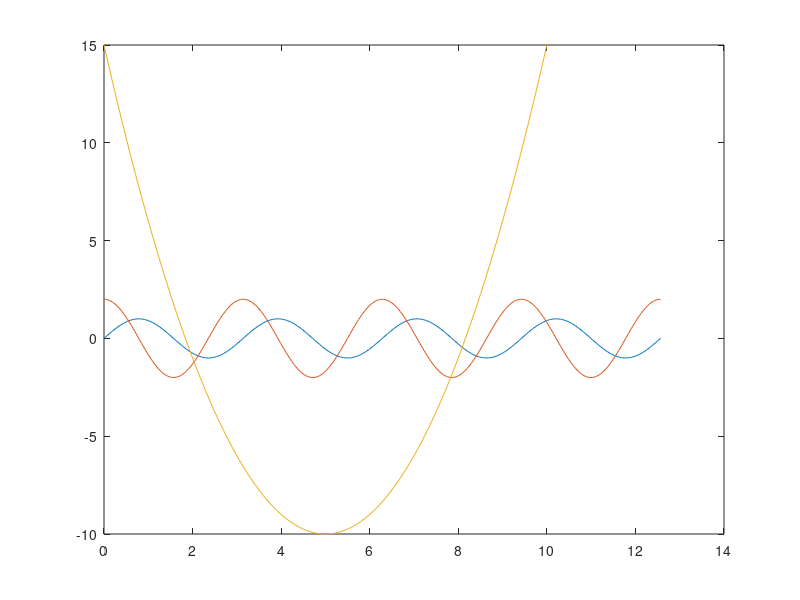

Reproduce this figure in MATLAB.
%Gabriel Lopes Lomeu Reis Oliveira.
%07/2023
%Cin UFPE - Stellantis

x=0:pi/100:4*pi;
y1=sin(2*x);
y2=2*cos(2*x);
 
x3=0:0.1:10;
y3=(x3.^2)-(10*x3)+15;
 
plot (x,y1,x,y2,x3,y3);
